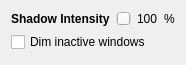
            <widget class="QWidget" name="Seite">
             <property name="geometry">
              <rect>
               <x>0</x>
               <y>0</y>
               <width>174</width>
               <height>65</height>
              </rect>
             </property>
             <attribute name="label">
              <string>Contrast</string>
             </attribute>
             <layout class="QGridLayout" name="gridLayout_19">
              <item row="0" column="0">
               <widget class="QLabel" name="label_28">
                <property name="sizePolicy">
                 <sizepolicy hsizetype="Minimum" vsizetype="Preferred">
                  <horstretch>0</horstretch>
                  <verstretch>0</verstretch>
                 </sizepolicy>
                </property>
                <property name="font">
                 <font>
                  <weight>75</weight>
                  <bold>true</bold>
                 </font>
                </property>
                <property name="text">
                 <string>Shadow Intensity</string>
                </property>
               </widget>
              </item>
              <item row="0" column="1">
               <widget class="QSlider" name="shadowIntensity">
                <property name="minimum">
                 <number>0</number>
                </property>
                <property name="maximum">
                 <number>350</number>
                </property>
                <property name="value">
                 <number>100</number>
                </property>
                <property name="orientation">
                 <enum>Qt::Horizontal</enum>
                </property>
               </widget>
              </item>
              <item row="0" column="2">
               <widget class="QLabel" name="label_29">
                <property name="sizePolicy">
                 <sizepolicy hsizetype="Maximum" vsizetype="Preferred">
                  <horstretch>0</horstretch>
                  <verstretch>0</verstretch>
                 </sizepolicy>
                </property>
                <property name="text">
                 <string>100</string>
                </property>
               </widget>
              </item>
              <item row="0" column="3">
               <widget class="QLabel" name="label_30">
                <property name="sizePolicy">
                 <sizepolicy hsizetype="Maximum" vsizetype="Preferred">
                  <horstretch>0</horstretch>
                  <verstretch>0</verstretch>
                 </sizepolicy>
                </property>
                <property name="text">
                 <string>%</string>
                </property>
               </widget>
              </item>
              <item row="1" column="0" colspan="3">
               <widget class="QCheckBox" name="fadeInactive">
                <property name="text">
                 <string>Dim inactive windows</string>
                </property>
               </widget>
              </item>
              <item row="2" column="0" colspan="2">
               <spacer name="verticalSpacer_14">
                <property name="orientation">
                 <enum>Qt::Vertical</enum>
                </property>
                <property name="sizeHint" stdset="0">
                 <size>
                  <width>20</width>
                  <height>40</height>
                 </size>
                </property>
               </spacer>
              </item>
             </layout>
            </widget>
